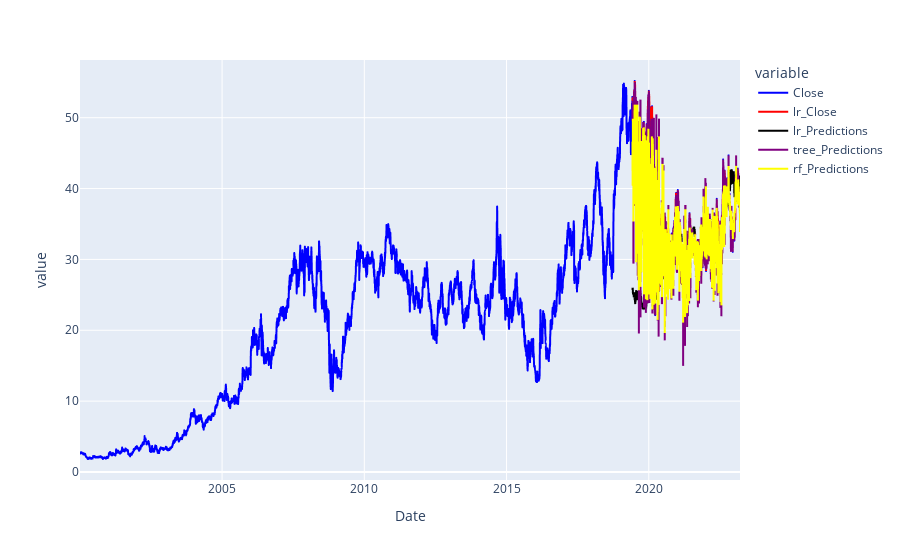

The cell this chart's notebook holds for it:
### Code cell
fig1.add_trace(fig2.data[2]).add_trace(fig3.data[2])

### Figure 1 — Plotly figure (JSON) as saved in the notebook; plotly's stock layout.template omitted (floating-point values rounded to 4 significant figures; data arrays with more than 128 entries replaced by an {"elided": "..."} marker saying what was removed)
{"data": [{"hovertemplate": "variable=Close<br>Date=%{x}<br>value=%{y}<extra></extra>", "legendgroup": "Close", "line": {"color": "blue", "dash": "solid"}, "marker": {"symbol": "circle"}, "mode": "lines", "name": "Close", "showlegend": true, "type": "scattergl", "x": {"elided": "5739 str values"}, "xaxis": "x", "y": {"elided": "5739 float values"}, "yaxis": "y"}, {"hovertemplate": "variable=lr_Close<br>Date=%{x}<br>value=%{y}<extra></extra>", "legendgroup": "lr_Close", "line": {"color": "red", "dash": "solid"}, "marker": {"symbol": "circle"}, "mode": "lines", "name": "lr_Close", "showlegend": true, "type": "scattergl", "x": {"elided": "5739 str values"}, "xaxis": "x", "y": {"elided": "5739 float values"}, "yaxis": "y"}, {"hovertemplate": "variable=lr_Predictions<br>Date=%{x}<br>value=%{y}<extra></extra>", "legendgroup": "lr_Predictions", "line": {"color": "black", "dash": "solid"}, "marker": {"symbol": "circle"}, "mode": "lines", "name": "lr_Predictions", "showlegend": true, "type": "scattergl", "x": {"elided": "5739 str values"}, "xaxis": "x", "y": {"elided": "5739 float values"}, "yaxis": "y"}, {"hovertemplate": "variable=tree_Predictions<br>Date=%{x}<br>value=%{y}<extra></extra>", "legendgroup": "tree_Predictions", "line": {"color": "purple", "dash": "solid"}, "marker": {"symbol": "circle"}, "mode": "lines", "name": "tree_Predictions", "showlegend": true, "type": "scattergl", "x": {"elided": "5739 str values"}, "xaxis": "x", "y": {"elided": "5739 float values"}, "yaxis": "y"}, {"hovertemplate": "variable=rf_Predictions<br>Date=%{x}<br>value=%{y}<extra></extra>", "legendgroup": "rf_Predictions", "line": {"color": "yellow", "dash": "solid"}, "marker": {"symbol": "circle"}, "mode": "lines", "name": "rf_Predictions", "showlegend": true, "type": "scattergl", "x": {"elided": "5739 str values"}, "xaxis": "x", "y": {"elided": "5739 float values"}, "yaxis": "y"}], "layout": {"legend": {"title": {"text": "variable"}, "tracegroupgap": 0}, "margin": {"t": 60}, "xaxis": {"anchor": "y", "domain": [0, 1], "title": {"text": "Date"}}, "yaxis": {"anchor": "x", "domain": [0, 1], "title": {"text": "value"}}}}
